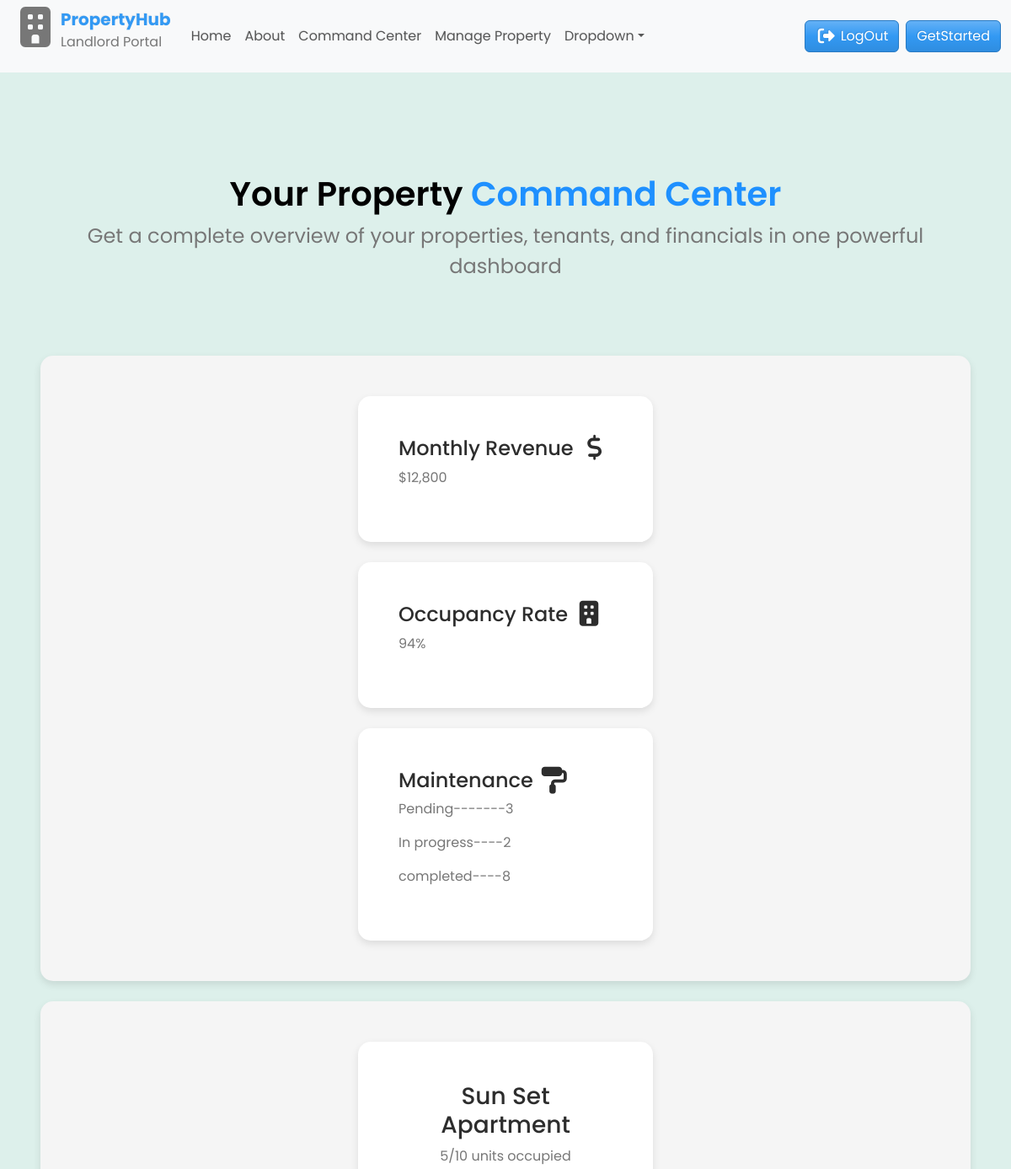
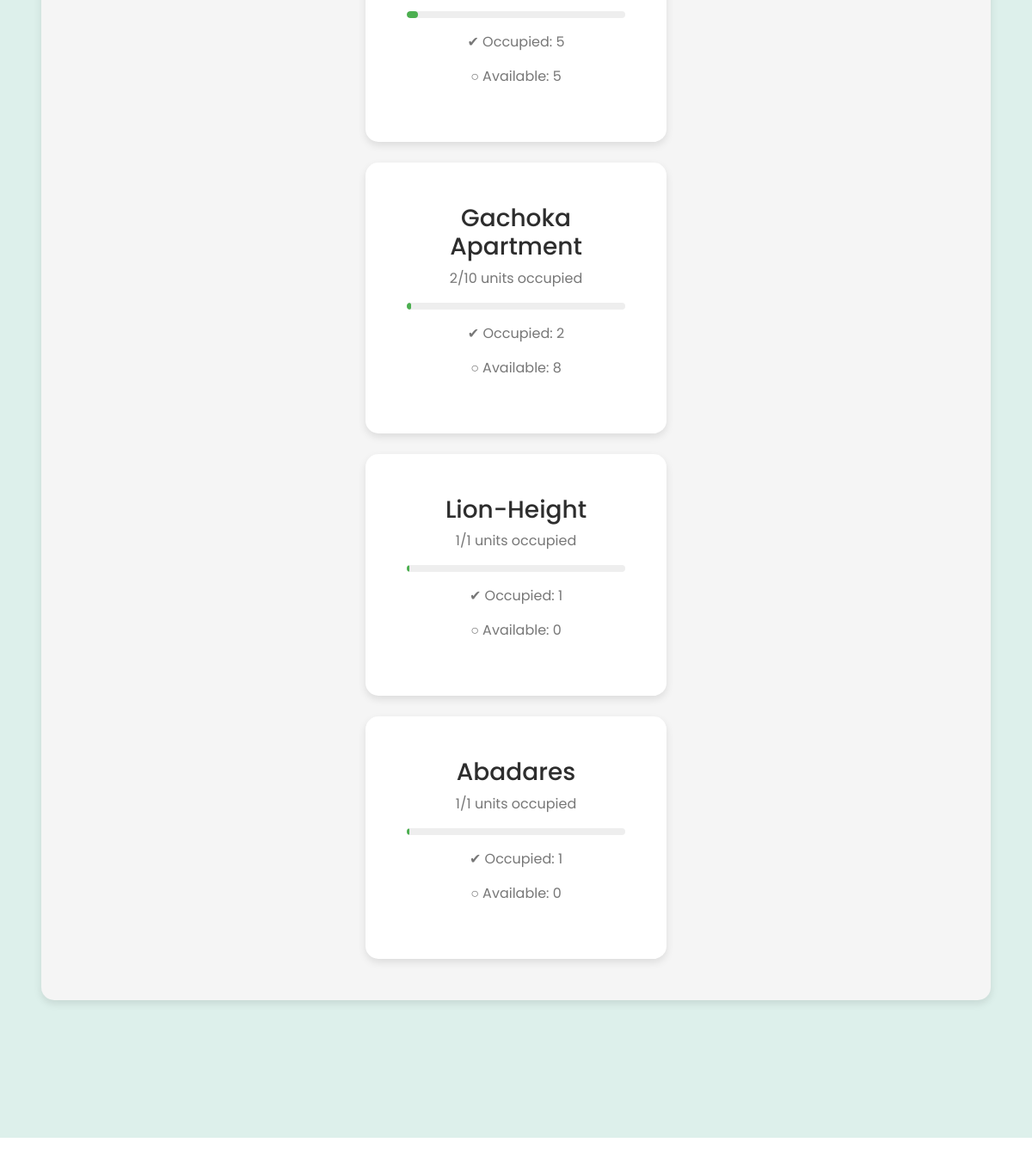
/command-center/, run on the app's committed database (2 pictures, top to bottom).
### main/models.py (models this page shows, shortened)
class Apartment(models.Model):
    name = models.CharField(max_length=100)
    address = models.CharField(max_length=255)
    city = models.CharField(max_length=100)
    class Meta:
        verbose_name_plural = "Apartments"
    @property
    def total_units(self):
        return self.bedsitters.count()
    @property
    def occupied_units(self):
        return self.bedsitters.filter(tenant__isnull=False).count()
    @property
    def available_units(self):
        return self.total_units - self.occupied_units

### main/views.py (the view)
# urls.py: path('command-center/', views.command_center, name='command_center'),
def command_center(request):
    apartment = Apartment.objects.all()
    context = {'apartments': apartment,}
    return render(request, 'main/command_center.html', context)

### main/templates/main/command_center.html
{% extends 'main/base.html' %}
{% block content %}
<section class="container-fluid" id="command-center">
  <div class="heading">
    <h1>Your Property <span>Command Center</span></h1>
    <p>
      Get a complete overview of your properties, tenants, and financials in one
      powerful dashboard
    </p>
  </div>
  <div class="card-wrapper">
    <div class="card-details">
      <h4>
        Monthly Revenue
        <i class="fa-solid fa-dollar-sign fa-lg"></i>
      </h4>
      <p>$12,800</p>
    </div>
    <div class="card-details">
      <h4>
        Occupancy Rate
        <i class="fa-solid fa-building fa-lg"></i>
      </h4>
      <p>94%</p>
    </div>
    <div class="card-details">
      <h4>
        Maintenance
        <i class="fa-solid fa-paint-roller fa-lg"></i>
      </h4>
      <p>Pending-------3</p>
      <p>In progress----2</p>
      <p>completed----8</p>
    </div>
  </div>
  <div class="bottom-section">
    <div class="card-wrapper">
      {% for apartment in apartments %}
      <div class="card-details">
        <h3>{{ apartment.name }}</h3>
        <p>
          {{ apartment.occupied_units }}/{{ apartment.total_units }} units
          occupied
        </p>
        <div class="progress-bar">
          <div
            class="progress"
            style="width: {{ apartment.occupied_units|floatformat:0 }}%"
          ></div>
        </div>
        <p>✔ Occupied: {{ apartment.occupied_units }}</p>
        <p>○ Available: {{ apartment.available_units }}</p>
      </div>
      {% endfor %}
    </div>
  </div>
</section>
{% endblock %}

### main/static/css/styles.css (style rules this page uses)
* { box-sizing: border-box; padding: 0; margin: 0; font-family: "poppins", sans-serif; text-decoration: none; }
body, html { overflow-x: hidden; height: 100vh; transition: 0.4s; }
.heading { padding: 40px 0 40px 0; display: flex; flex-direction: column; align-items: center; justify-content: center; }
.heading h1 span { color: dodgerblue; }
.heading p { font-size: 1.5rem; text-align: center; }
#command-center { background-color: #ddf0eb; padding: 5rem 3rem 10rem 3rem; }
#command-center .heading { text-align: center; margin-bottom: 2rem; }
#command-center .heading h1 { color: black; font-weight: 600; }
#command-center .heading span { color: dodgerblue; font-weight: 600; }
#command-center .card-wrapper { display: flex; justify-content: space-between; background-color: whitesmoke; padding: 3rem; box-shadow: 0px 4px 10px rgba(0,0,0,0.1); border-radius: 15px; }
#command-center .card-wrapper .card-details { background-color: white; padding: 3rem; box-shadow: 0px 4px 10px rgba(0,0,0,0.1); border-radius: 15px; width: 350px; max-width: 100%; }
.bottom-section { margin-top: 1.5rem; }
.bottom-section .card-wrapper { display: flex; flex-wrap: wrap; gap: 0.5rem; justify-content: center; }
.bottom-section .card-wrapper .card-details { background: white; padding: 1.5rem; border-radius: 12px; box-shadow: 0 4px 10px rgba(0,0,0,0.1); width: 280px; text-align: center; }
.progress-bar { background: #eee; border-radius: 8px; height: 8px; margin: 1rem 0; overflow: hidden; }
.progress { background: #4CAF50; height: 100%; }
@media screen and (max-width: 1300px) { #command-center .card-wrapper { display: flex; gap: 1.5rem; flex-direction: column; align-items: center; justify-content: center; background-color: whitesmoke; padding: 3rem; box-shadow: 0px 4px 10px rgba(0,0,0,0.1); border-radius: 15px; } }

### data on the page
Apartment: name "Sun Set Apartment", occupied_units "5", total_units "10", available_units "5"
Apartment: name "Gachoka Apartment", occupied_units "2", total_units "10", available_units "8"
Apartment: name "Lion-Height", occupied_units "1", total_units "1", available_units "0"
Apartment: name "Abadares", occupied_units "1", total_units "1", available_units "0"
